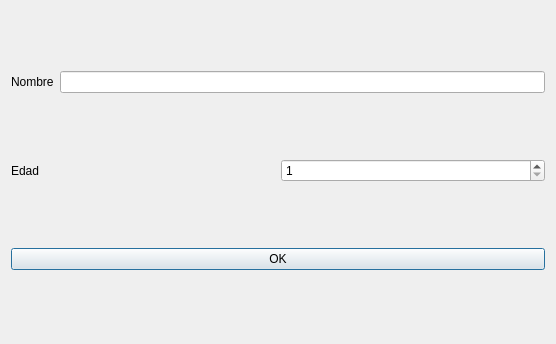
<?xml version="1.0" encoding="UTF-8"?>
<ui version="4.0">
 <class>DatosPersonales</class>
 <widget class="QDialog" name="DatosPersonales">
  <property name="geometry">
   <rect>
    <x>0</x>
    <y>0</y>
    <width>556</width>
    <height>344</height>
   </rect>
  </property>
  <property name="windowTitle">
   <string>DatosPersonales</string>
  </property>
  <layout class="QVBoxLayout" name="verticalLayout">
   <item>
    <layout class="QHBoxLayout" name="horizontalLayout">
     <item>
      <widget class="QLabel" name="label">
       <property name="text">
        <string>Nombre</string>
       </property>
      </widget>
     </item>
     <item>
      <widget class="QLineEdit" name="lineEdit"/>
     </item>
    </layout>
   </item>
   <item>
    <layout class="QHBoxLayout" name="horizontalLayout_2">
     <item>
      <widget class="QLabel" name="label_2">
       <property name="text">
        <string>Edad</string>
       </property>
      </widget>
     </item>
     <item>
      <widget class="QSpinBox" name="spinBox">
       <property name="minimum">
        <number>1</number>
       </property>
       <property name="maximum">
        <number>200</number>
       </property>
      </widget>
     </item>
    </layout>
   </item>
   <item>
    <widget class="QPushButton" name="pushButton">
     <property name="text">
      <string>OK</string>
     </property>
    </widget>
   </item>
  </layout>
 </widget>
 <layoutdefault spacing="6" margin="11"/>
 <resources/>
 <connections>
  <connection>
   <sender>pushButton</sender>
   <signal>released()</signal>
   <receiver>DatosPersonales</receiver>
   <slot>ok_datos()</slot>
   <hints>
    <hint type="sourcelabel">
     <x>321</x>
     <y>318</y>
    </hint>
    <hint type="destinationlabel">
     <x>364</x>
     <y>268</y>
    </hint>
   </hints>
  </connection>
 </connections>
 <slots>
  <slot>ok_datos()</slot>
 </slots>
</ui>
